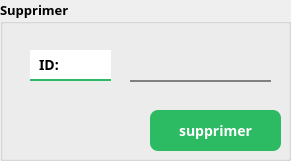
     <widget class="QGroupBox" name="groupBox_4">
      <property name="geometry">
       <rect>
        <x>740</x>
        <y>70</y>
        <width>291</width>
        <height>161</height>
       </rect>
      </property>
      <property name="font">
       <font>
        <family>Poppins</family>
        <pointsize>10</pointsize>
        <weight>75</weight>
        <bold>true</bold>
       </font>
      </property>
      <property name="title">
       <string>Supprimer</string>
      </property>
      <widget class="QPushButton" name="pushButton_supprimer">
       <property name="geometry">
        <rect>
         <x>150</x>
         <y>110</y>
         <width>131</width>
         <height>41</height>
        </rect>
       </property>
       <property name="font">
        <font>
         <family>Poppins</family>
         <pointsize>-1</pointsize>
         <weight>75</weight>
         <bold>true</bold>
        </font>
       </property>
       <property name="styleSheet">
        <string notr="true">QPushButton {
  border: none;
  border-radius: 8px;
  padding: 10px 20px;
  background-color: #2CBB63; /* Green color */
  color: white;
  font-size: 14px;
  font-weight: bold;
  text-transform: uppercase;
  transition: background-color 0.3s ease;
}

QPushButton:hover {
  background-color: #7AE59A; /* Lighter green color on hover */
}

QPushButton:pressed {
  background-color: #A2EFB6; /* Lighter green color when pressed */
  border: 5px solid #2CBB63; /* Green contour */
}

QPushButton:focus {
  outline: none;
  box-shadow: 0 0 0 3px rgba(0, 102, 204, 0.4);
}</string>
       </property>
       <property name="text">
        <string>supprimer</string>
       </property>
      </widget>
      <widget class="QLineEdit" name="lineEdit_id_supprimer">
       <property name="geometry">
        <rect>
         <x>130</x>
         <y>60</y>
         <width>141</width>
         <height>22</height>
        </rect>
       </property>
       <property name="styleSheet">
        <string notr="true">QLabel {
  padding: 5px;
  border-bottom: 2px solid #2CBB63; /* Grey underline */
  background-color: white; /* White background */
  color: black; /* Black text color */
  font-weight: bold; /* Bolder text */
  font-size:14px;
}

QLabel:hover {
  border-bottom-color: #2CBB63; /* Green underline color on hover */
  color: black; /* Dark green text color on hover */
}QLabel {
  padding: 5px;
  border-bottom: 2px solid #2CBB63; /* Grey underline */
  background-color: white; /* White background */
  color: black; /* Black text color */
  font-weight: bold; /* Bolder text */
  font-size:14px;
}

QLabel:hover {
  border-bottom-color: #2CBB63; /* Green underline color on hover */
  color: black; /* Dark green text color on hover */
}QLineEdit {
  padding: 0;
  border: none; /* No border */
  background-color: transparent; /* Transparent background */
  color: black; /* Black text color */
  border-bottom: 2px solid #808080; /* Grey underline */
}

QLineEdit:hover {
  border-bottom: 3px solid #2CBB63; /* Green underline on hover */
  font-weight: bold; /* Bolder text */
  padding-bottom: 2px; /* Increase bottom padding */
}</string>
       </property>
      </widget>
      <widget class="QLabel" name="label_14">
       <property name="geometry">
        <rect>
         <x>30</x>
         <y>50</y>
         <width>81</width>
         <height>31</height>
        </rect>
       </property>
       <property name="font">
        <font>
         <family>Poppins</family>
         <pointsize>-1</pointsize>
         <weight>75</weight>
         <bold>true</bold>
        </font>
       </property>
       <property name="styleSheet">
        <string notr="true">QLabel {
  padding: 5px;
border : none;
  border-bottom: 2px solid #2CBB63; /* Grey underline */
  background-color: white; /* White background */
  color: black; /* Black text color */
  font-weight: bold; /* Bolder text */
  font-size:14px;
}

QLabel:hover {
  border-bottom-color: #2CBB63; /* Green underline color on hover */
  color: black; /* Dark green text color on hover */
}</string>
       </property>
       <property name="frameShape">
        <enum>QFrame::StyledPanel</enum>
       </property>
       <property name="text">
        <string>ID:</string>
       </property>
      </widget>
     </widget>
